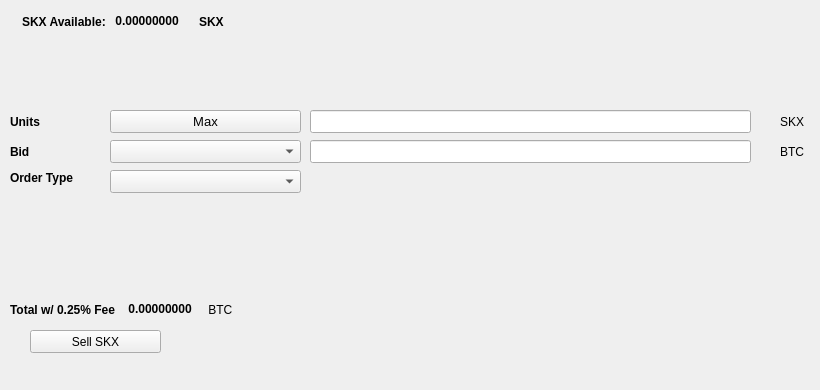
   <widget class="QWidget" name="SellTab">
    <attribute name="title">
     <string>Sell</string>
    </attribute>
    <widget class="QLabel" name="label_16">
     <property name="geometry">
      <rect>
       <x>780</x>
       <y>140</y>
       <width>31</width>
       <height>23</height>
      </rect>
     </property>
     <property name="text">
      <string>BTC</string>
     </property>
    </widget>
    <widget class="QComboBox" name="SellBidcomboBox">
     <property name="geometry">
      <rect>
       <x>110</x>
       <y>140</y>
       <width>191</width>
       <height>23</height>
      </rect>
     </property>
     <property name="font">
      <font>
       <pointsize>10</pointsize>
      </font>
     </property>
    </widget>
    <widget class="QLabel" name="label_18">
     <property name="geometry">
      <rect>
       <x>10</x>
       <y>110</y>
       <width>46</width>
       <height>23</height>
      </rect>
     </property>
     <property name="font">
      <font>
       <weight>75</weight>
       <bold>true</bold>
      </font>
     </property>
     <property name="text">
      <string>Units</string>
     </property>
    </widget>
    <widget class="QPushButton" name="Sell_Max_Amount">
     <property name="geometry">
      <rect>
       <x>110</x>
       <y>110</y>
       <width>191</width>
       <height>23</height>
      </rect>
     </property>
     <property name="font">
      <font>
       <pointsize>10</pointsize>
      </font>
     </property>
     <property name="text">
      <string>Max</string>
     </property>
    </widget>
    <widget class="QLabel" name="label_20">
     <property name="geometry">
      <rect>
       <x>10</x>
       <y>170</y>
       <width>91</width>
       <height>16</height>
      </rect>
     </property>
     <property name="font">
      <font>
       <weight>75</weight>
       <bold>true</bold>
      </font>
     </property>
     <property name="text">
      <string>Order Type</string>
     </property>
    </widget>
    <widget class="QComboBox" name="SellOrdertypeCombo">
     <property name="geometry">
      <rect>
       <x>110</x>
       <y>170</y>
       <width>191</width>
       <height>23</height>
      </rect>
     </property>
     <property name="font">
      <font>
       <pointsize>10</pointsize>
      </font>
     </property>
    </widget>
    <widget class="QLabel" name="label_21">
     <property name="geometry">
      <rect>
       <x>10</x>
       <y>140</y>
       <width>46</width>
       <height>23</height>
      </rect>
     </property>
     <property name="font">
      <font>
       <weight>75</weight>
       <bold>true</bold>
      </font>
     </property>
     <property name="text">
      <string>Bid</string>
     </property>
    </widget>
    <widget class="QLabel" name="label_22">
     <property name="geometry">
      <rect>
       <x>780</x>
       <y>110</y>
       <width>31</width>
       <height>23</height>
      </rect>
     </property>
     <property name="text">
      <string>SKX</string>
     </property>
    </widget>
    <widget class="QLineEdit" name="UnitsInputSEND">
     <property name="geometry">
      <rect>
       <x>310</x>
       <y>110</y>
       <width>441</width>
       <height>23</height>
      </rect>
     </property>
     <property name="font">
      <font>
       <pointsize>9</pointsize>
       <weight>75</weight>
       <bold>true</bold>
      </font>
     </property>
    </widget>
    <widget class="QLineEdit" name="SellBidPriceEdit">
     <property name="geometry">
      <rect>
       <x>310</x>
       <y>140</y>
       <width>441</width>
       <height>23</height>
      </rect>
     </property>
     <property name="font">
      <font>
       <pointsize>9</pointsize>
       <weight>75</weight>
       <bold>true</bold>
      </font>
     </property>
    </widget>
    <widget class="QPushButton" name="SellSENDBTN">
     <property name="geometry">
      <rect>
       <x>30</x>
       <y>330</y>
       <width>131</width>
       <height>23</height>
      </rect>
     </property>
     <property name="text">
      <string>Sell SKX</string>
     </property>
     <property name="icon">
      <iconset resource="../send">
       <normaloff>:/icons/bitcoin</normaloff>:/icons/bitcoin</iconset>
     </property>
    </widget>
    <widget class="QWidget" name="layoutWidget3">
     <property name="geometry">
      <rect>
       <x>22</x>
       <y>12</y>
       <width>258</width>
       <height>19</height>
      </rect>
     </property>
     <layout class="QHBoxLayout" name="horizontalLayout">
      <item>
       <widget class="QLabel" name="label232_2">
        <property name="font">
         <font>
          <weight>75</weight>
          <bold>true</bold>
         </font>
        </property>
        <property name="text">
         <string>SKX Available:</string>
        </property>
       </widget>
      </item>
      <item>
       <widget class="QLabel" name="SENDAvailableLabel">
        <property name="palette">
         <palette>
          <active>
           <colorrole role="WindowText">
            <brush brushstyle="SolidPattern">
             <color alpha="255">
              <red>0</red>
              <green>0</green>
              <blue>0</blue>
             </color>
            </brush>
           </colorrole>
           <colorrole role="Button">
            <brush brushstyle="SolidPattern">
             <color alpha="255">
              <red>0</red>
              <green>170</green>
              <blue>0</blue>
             </color>
            </brush>
           </colorrole>
           <colorrole role="Light">
            <brush brushstyle="SolidPattern">
             <color alpha="255">
              <red>0</red>
              <green>255</green>
              <blue>0</blue>
             </color>
            </brush>
           </colorrole>
           <colorrole role="Midlight">
            <brush brushstyle="SolidPattern">
             <color alpha="255">
              <red>0</red>
              <green>212</green>
              <blue>0</blue>
             </color>
            </brush>
           </colorrole>
           <colorrole role="Dark">
            <brush brushstyle="SolidPattern">
             <color alpha="255">
              <red>0</red>
              <green>85</green>
              <blue>0</blue>
             </color>
            </brush>
           </colorrole>
           <colorrole role="Mid">
            <brush brushstyle="SolidPattern">
             <color alpha="255">
              <red>0</red>
              <green>113</green>
              <blue>0</blue>
             </color>
            </brush>
           </colorrole>
           <colorrole role="Text">
            <brush brushstyle="SolidPattern">
             <color alpha="255">
              <red>0</red>
              <green>170</green>
              <blue>0</blue>
             </color>
            </brush>
           </colorrole>
           <colorrole role="BrightText">
            <brush brushstyle="SolidPattern">
             <color alpha="255">
              <red>255</red>
              <green>255</green>
              <blue>255</blue>
             </color>
            </brush>
           </colorrole>
           <colorrole role="ButtonText">
            <brush brushstyle="SolidPattern">
             <color alpha="255">
              <red>0</red>
              <green>0</green>
              <blue>0</blue>
             </color>
            </brush>
           </colorrole>
           <colorrole role="Base">
            <brush brushstyle="SolidPattern">
             <color alpha="255">
              <red>255</red>
              <green>255</green>
              <blue>255</blue>
             </color>
            </brush>
           </colorrole>
           <colorrole role="Window">
            <brush brushstyle="SolidPattern">
             <color alpha="255">
              <red>0</red>
              <green>170</green>
              <blue>0</blue>
             </color>
            </brush>
           </colorrole>
           <colorrole role="Shadow">
            <brush brushstyle="SolidPattern">
             <color alpha="255">
              <red>0</red>
              <green>0</green>
              <blue>0</blue>
             </color>
            </brush>
           </colorrole>
           <colorrole role="AlternateBase">
            <brush brushstyle="SolidPattern">
             <color alpha="255">
              <red>127</red>
              <green>212</green>
              <blue>127</blue>
             </color>
            </brush>
           </colorrole>
           <colorrole role="ToolTipBase">
            <brush brushstyle="SolidPattern">
             <color alpha="255">
              <red>255</red>
              <green>255</green>
              <blue>220</blue>
             </color>
            </brush>
           </colorrole>
           <colorrole role="ToolTipText">
            <brush brushstyle="SolidPattern">
             <color alpha="255">
              <red>0</red>
              <green>0</green>
              <blue>0</blue>
             </color>
            </brush>
           </colorrole>
          </active>
          <inactive>
           <colorrole role="WindowText">
            <brush brushstyle="SolidPattern">
             <color alpha="255">
              <red>0</red>
              <green>0</green>
              <blue>0</blue>
             </color>
            </brush>
           </colorrole>
           <colorrole role="Button">
            <brush brushstyle="SolidPattern">
             <color alpha="255">
              <red>0</red>
              <green>170</green>
              <blue>0</blue>
             </color>
            </brush>
           </colorrole>
           <colorrole role="Light">
            <brush brushstyle="SolidPattern">
             <color alpha="255">
              <red>0</red>
              <green>255</green>
              <blue>0</blue>
             </color>
            </brush>
           </colorrole>
           <colorrole role="Midlight">
            <brush brushstyle="SolidPattern">
             <color alpha="255">
              <red>0</red>
              <green>212</green>
              <blue>0</blue>
             </color>
            </brush>
           </colorrole>
           <colorrole role="Dark">
            <brush brushstyle="SolidPattern">
             <color alpha="255">
              <red>0</red>
              <green>85</green>
              <blue>0</blue>
             </color>
            </brush>
           </colorrole>
           <colorrole role="Mid">
            <brush brushstyle="SolidPattern">
             <color alpha="255">
              <red>0</red>
              <green>113</green>
              <blue>0</blue>
             </color>
            </brush>
           </colorrole>
           <colorrole role="Text">
            <brush brushstyle="SolidPattern">
             <color alpha="255">
              <red>0</red>
              <green>170</green>
              <blue>0</blue>
             </color>
            </brush>
           </colorrole>
           <colorrole role="BrightText">
            <brush brushstyle="SolidPattern">
             <color alpha="255">
              <red>255</red>
              <green>255</green>
              <blue>255</blue>
             </color>
            </brush>
           </colorrole>
           <colorrole role="ButtonText">
            <brush brushstyle="SolidPattern">
             <color alpha="255">
              <red>0</red>
              <green>0</green>
              <blue>0</blue>
             </color>
            </brush>
           </colorrole>
           <colorrole role="Base">
            <brush brushstyle="SolidPattern">
             <color alpha="255">
              <red>255</red>
              <green>255</green>
              <blue>255</blue>
             </color>
            </brush>
           </colorrole>
           <colorrole role="Window">
            <brush brushstyle="SolidPattern">
             <color alpha="255">
              <red>0</red>
              <green>170</green>
              <blue>0</blue>
             </color>
            </brush>
           </colorrole>
           <colorrole role="Shadow">
            <brush brushstyle="SolidPattern">
             <color alpha="255">
              <red>0</red>
              <green>0</green>
              <blue>0</blue>
             </color>
            </brush>
           </colorrole>
           <colorrole role="AlternateBase">
            <brush brushstyle="SolidPattern">
             <color alpha="255">
              <red>127</red>
              <green>212</green>
              <blue>127</blue>
             </color>
            </brush>
           </colorrole>
           <colorrole role="ToolTipBase">
            <brush brushstyle="SolidPattern">
             <color alpha="255">
              <red>255</red>
              <green>255</green>
              <blue>220</blue>
             </color>
            </brush>
           </colorrole>
           <colorrole role="ToolTipText">
            <brush brushstyle="SolidPattern">
             <color alpha="255">
              <red>0</red>
              <green>0</green>
              <blue>0</blue>
             </color>
            </brush>
           </colorrole>
          </inactive>
          <disabled>
           <colorrole role="WindowText">
            <brush brushstyle="SolidPattern">
             <color alpha="255">
              <red>0</red>
              <green>85</green>
              <blue>0</blue>
             </color>
            </brush>
           </colorrole>
           <colorrole role="Button">
            <brush brushstyle="SolidPattern">
             <color alpha="255">
              <red>0</red>
              <green>170</green>
              <blue>0</blue>
             </color>
            </brush>
           </colorrole>
           <colorrole role="Light">
            <brush brushstyle="SolidPattern">
             <color alpha="255">
              <red>0</red>
              <green>255</green>
              <blue>0</blue>
             </color>
            </brush>
           </colorrole>
           <colorrole role="Midlight">
            <brush brushstyle="SolidPattern">
             <color alpha="255">
              <red>0</red>
              <green>212</green>
              <blue>0</blue>
             </color>
            </brush>
           </colorrole>
           <colorrole role="Dark">
            <brush brushstyle="SolidPattern">
             <color alpha="255">
              <red>0</red>
              <green>85</green>
              <blue>0</blue>
             </color>
            </brush>
           </colorrole>
           <colorrole role="Mid">
            <brush brushstyle="SolidPattern">
             <color alpha="255">
              <red>0</red>
              <green>113</green>
              <blue>0</blue>
             </color>
            </brush>
           </colorrole>
           <colorrole role="Text">
            <brush brushstyle="SolidPattern">
             <color alpha="255">
              <red>0</red>
              <green>85</green>
              <blue>0</blue>
             </color>
            </brush>
           </colorrole>
           <colorrole role="BrightText">
            <brush brushstyle="SolidPattern">
             <color alpha="255">
              <red>255</red>
              <green>255</green>
              <blue>255</blue>
             </color>
            </brush>
           </colorrole>
           <colorrole role="ButtonText">
            <brush brushstyle="SolidPattern">
             <color alpha="255">
              <red>0</red>
              <green>85</green>
              <blue>0</blue>
             </color>
            </brush>
           </colorrole>
           <colorrole role="Base">
            <brush brushstyle="SolidPattern">
             <color alpha="255">
              <red>0</red>
              <green>170</green>
              <blue>0</blue>
             </color>
            </brush>
           </colorrole>
           <colorrole role="Window">
            <brush brushstyle="SolidPattern">
             <color alpha="255">
              <red>0</red>
              <green>170</green>
              <blue>0</blue>
             </color>
            </brush>
           </colorrole>
           <colorrole role="Shadow">
            <brush brushstyle="SolidPattern">
             <color alpha="255">
              <red>0</red>
              <green>0</green>
              <blue>0</blue>
             </color>
            </brush>
           </colorrole>
           <colorrole role="AlternateBase">
            <brush brushstyle="SolidPattern">
             <color alpha="255">
              <red>0</red>
              <green>170</green>
              <blue>0</blue>
             </color>
            </brush>
           </colorrole>
           <colorrole role="ToolTipBase">
            <brush brushstyle="SolidPattern">
             <color alpha="255">
              <red>255</red>
              <green>255</green>
              <blue>220</blue>
             </color>
            </brush>
           </colorrole>
           <colorrole role="ToolTipText">
            <brush brushstyle="SolidPattern">
             <color alpha="255">
              <red>0</red>
              <green>0</green>
              <blue>0</blue>
             </color>
            </brush>
           </colorrole>
          </disabled>
         </palette>
        </property>
        <property name="font">
         <font>
          <weight>75</weight>
          <bold>true</bold>
         </font>
        </property>
        <property name="text">
         <string> 0.00000000 </string>
        </property>
        <property name="textInteractionFlags">
         <set>Qt::LinksAccessibleByMouse|Qt::TextSelectableByKeyboard|Qt::TextSelectableByMouse</set>
        </property>
       </widget>
      </item>
      <item>
       <widget class="QLabel" name="labelSEND">
        <property name="font">
         <font>
          <weight>75</weight>
          <bold>true</bold>
         </font>
        </property>
        <property name="text">
         <string>SKX</string>
        </property>
       </widget>
      </item>
     </layout>
    </widget>
    <widget class="QWidget" name="layoutWidget">
     <property name="geometry">
      <rect>
       <x>10</x>
       <y>300</y>
       <width>268</width>
       <height>19</height>
      </rect>
     </property>
     <layout class="QHBoxLayout" name="horizontalLayout_2">
      <item>
       <widget class="QLabel" name="label_19">
        <property name="font">
         <font>
          <weight>75</weight>
          <bold>true</bold>
         </font>
        </property>
        <property name="text">
         <string>Total w/ 0.25% Fee </string>
        </property>
       </widget>
      </item>
      <item>
       <widget class="QLabel" name="SellCostLabel">
        <property name="palette">
         <palette>
          <active>
           <colorrole role="WindowText">
            <brush brushstyle="SolidPattern">
             <color alpha="255">
              <red>0</red>
              <green>0</green>
              <blue>0</blue>
             </color>
            </brush>
           </colorrole>
           <colorrole role="Button">
            <brush brushstyle="SolidPattern">
             <color alpha="255">
              <red>0</red>
              <green>170</green>
              <blue>0</blue>
             </color>
            </brush>
           </colorrole>
           <colorrole role="Light">
            <brush brushstyle="SolidPattern">
             <color alpha="255">
              <red>0</red>
              <green>255</green>
              <blue>0</blue>
             </color>
            </brush>
           </colorrole>
           <colorrole role="Midlight">
            <brush brushstyle="SolidPattern">
             <color alpha="255">
              <red>0</red>
              <green>212</green>
              <blue>0</blue>
             </color>
            </brush>
           </colorrole>
           <colorrole role="Dark">
            <brush brushstyle="SolidPattern">
             <color alpha="255">
              <red>0</red>
              <green>85</green>
              <blue>0</blue>
             </color>
            </brush>
           </colorrole>
           <colorrole role="Mid">
            <brush brushstyle="SolidPattern">
             <color alpha="255">
              <red>0</red>
              <green>113</green>
              <blue>0</blue>
             </color>
            </brush>
           </colorrole>
           <colorrole role="Text">
            <brush brushstyle="SolidPattern">
             <color alpha="255">
              <red>0</red>
              <green>170</green>
              <blue>0</blue>
             </color>
            </brush>
           </colorrole>
           <colorrole role="BrightText">
            <brush brushstyle="SolidPattern">
             <color alpha="255">
              <red>255</red>
              <green>255</green>
              <blue>255</blue>
             </color>
            </brush>
           </colorrole>
           <colorrole role="ButtonText">
            <brush brushstyle="SolidPattern">
             <color alpha="255">
              <red>0</red>
              <green>0</green>
              <blue>0</blue>
             </color>
            </brush>
           </colorrole>
           <colorrole role="Base">
            <brush brushstyle="SolidPattern">
             <color alpha="255">
              <red>255</red>
              <green>255</green>
              <blue>255</blue>
             </color>
            </brush>
           </colorrole>
           <colorrole role="Window">
            <brush brushstyle="SolidPattern">
             <color alpha="255">
              <red>0</red>
              <green>170</green>
              <blue>0</blue>
             </color>
            </brush>
           </colorrole>
           <colorrole role="Shadow">
            <brush brushstyle="SolidPattern">
             <color alpha="255">
              <red>0</red>
              <green>0</green>
              <blue>0</blue>
             </color>
            </brush>
           </colorrole>
           <colorrole role="AlternateBase">
            <brush brushstyle="SolidPattern">
             <color alpha="255">
              <red>127</red>
              <green>212</green>
              <blue>127</blue>
             </color>
            </brush>
           </colorrole>
           <colorrole role="ToolTipBase">
            <brush brushstyle="SolidPattern">
             <color alpha="255">
              <red>255</red>
              <green>255</green>
              <blue>220</blue>
             </color>
            </brush>
           </colorrole>
           <colorrole role="ToolTipText">
            <brush brushstyle="SolidPattern">
             <color alpha="255">
              <red>0</red>
              <green>0</green>
              <blue>0</blue>
             </color>
            </brush>
           </colorrole>
          </active>
          <inactive>
           <colorrole role="WindowText">
            <brush brushstyle="SolidPattern">
             <color alpha="255">
              <red>0</red>
              <green>0</green>
              <blue>0</blue>
             </color>
            </brush>
           </colorrole>
           <colorrole role="Button">
            <brush brushstyle="SolidPattern">
             <color alpha="255">
              <red>0</red>
              <green>170</green>
              <blue>0</blue>
             </color>
            </brush>
           </colorrole>
           <colorrole role="Light">
            <brush brushstyle="SolidPattern">
             <color alpha="255">
              <red>0</red>
              <green>255</green>
              <blue>0</blue>
             </color>
            </brush>
           </colorrole>
           <colorrole role="Midlight">
            <brush brushstyle="SolidPattern">
             <color alpha="255">
              <red>0</red>
              <green>212</green>
              <blue>0</blue>
             </color>
            </brush>
           </colorrole>
           <colorrole role="Dark">
            <brush brushstyle="SolidPattern">
             <color alpha="255">
              <red>0</red>
              <green>85</green>
              <blue>0</blue>
             </color>
            </brush>
           </colorrole>
           <colorrole role="Mid">
            <brush brushstyle="SolidPattern">
             <color alpha="255">
              <red>0</red>
              <green>113</green>
              <blue>0</blue>
             </color>
            </brush>
           </colorrole>
           <colorrole role="Text">
            <brush brushstyle="SolidPattern">
             <color alpha="255">
              <red>0</red>
              <green>170</green>
              <blue>0</blue>
             </color>
            </brush>
           </colorrole>
           <colorrole role="BrightText">
            <brush brushstyle="SolidPattern">
             <color alpha="255">
              <red>255</red>
              <green>255</green>
              <blue>255</blue>
             </color>
            </brush>
           </colorrole>
           <colorrole role="ButtonText">
            <brush brushstyle="SolidPattern">
             <color alpha="255">
              <red>0</red>
              <green>0</green>
              <blue>0</blue>
             </color>
            </brush>
           </colorrole>
           <colorrole role="Base">
            <brush brushstyle="SolidPattern">
             <color alpha="255">
              <red>255</red>
              <green>255</green>
              <blue>255</blue>
             </color>
            </brush>
           </colorrole>
           <colorrole role="Window">
            <brush brushstyle="SolidPattern">
             <color alpha="255">
              <red>0</red>
              <green>170</green>
              <blue>0</blue>
             </color>
            </brush>
           </colorrole>
           <colorrole role="Shadow">
            <brush brushstyle="SolidPattern">
             <color alpha="255">
              <red>0</red>
              <green>0</green>
              <blue>0</blue>
             </color>
            </brush>
           </colorrole>
           <colorrole role="AlternateBase">
            <brush brushstyle="SolidPattern">
             <color alpha="255">
              <red>127</red>
              <green>212</green>
              <blue>127</blue>
             </color>
            </brush>
           </colorrole>
           <colorrole role="ToolTipBase">
            <brush brushstyle="SolidPattern">
             <color alpha="255">
              <red>255</red>
              <green>255</green>
              <blue>220</blue>
             </color>
            </brush>
           </colorrole>
           <colorrole role="ToolTipText">
            <brush brushstyle="SolidPattern">
             <color alpha="255">
              <red>0</red>
              <green>0</green>
              <blue>0</blue>
             </color>
            </brush>
           </colorrole>
          </inactive>
          <disabled>
           <colorrole role="WindowText">
            <brush brushstyle="SolidPattern">
             <color alpha="255">
              <red>0</red>
              <green>85</green>
              <blue>0</blue>
             </color>
            </brush>
           </colorrole>
           <colorrole role="Button">
            <brush brushstyle="SolidPattern">
             <color alpha="255">
              <red>0</red>
              <green>170</green>
              <blue>0</blue>
             </color>
            </brush>
           </colorrole>
           <colorrole role="Light">
            <brush brushstyle="SolidPattern">
             <color alpha="255">
              <red>0</red>
              <green>255</green>
              <blue>0</blue>
             </color>
            </brush>
           </colorrole>
           <colorrole role="Midlight">
            <brush brushstyle="SolidPattern">
             <color alpha="255">
              <red>0</red>
              <green>212</green>
              <blue>0</blue>
             </color>
            </brush>
           </colorrole>
           <colorrole role="Dark">
            <brush brushstyle="SolidPattern">
             <color alpha="255">
              <red>0</red>
              <green>85</green>
              <blue>0</blue>
             </color>
            </brush>
           </colorrole>
           <colorrole role="Mid">
            <brush brushstyle="SolidPattern">
             <color alpha="255">
              <red>0</red>
              <green>113</green>
              <blue>0</blue>
             </color>
            </brush>
           </colorrole>
           <colorrole role="Text">
            <brush brushstyle="SolidPattern">
             <color alpha="255">
              <red>0</red>
              <green>85</green>
              <blue>0</blue>
             </color>
            </brush>
           </colorrole>
           <colorrole role="BrightText">
            <brush brushstyle="SolidPattern">
             <color alpha="255">
              <red>255</red>
              <green>255</green>
              <blue>255</blue>
             </color>
            </brush>
           </colorrole>
           <colorrole role="ButtonText">
            <brush brushstyle="SolidPattern">
             <color alpha="255">
              <red>0</red>
              <green>85</green>
              <blue>0</blue>
             </color>
            </brush>
           </colorrole>
           <colorrole role="Base">
            <brush brushstyle="SolidPattern">
             <color alpha="255">
              <red>0</red>
              <green>170</green>
              <blue>0</blue>
             </color>
            </brush>
           </colorrole>
           <colorrole role="Window">
            <brush brushstyle="SolidPattern">
             <color alpha="255">
              <red>0</red>
              <green>170</green>
              <blue>0</blue>
             </color>
            </brush>
           </colorrole>
           <colorrole role="Shadow">
            <brush brushstyle="SolidPattern">
             <color alpha="255">
              <red>0</red>
              <green>0</green>
              <blue>0</blue>
             </color>
            </brush>
           </colorrole>
           <colorrole role="AlternateBase">
            <brush brushstyle="SolidPattern">
             <color alpha="255">
              <red>0</red>
              <green>170</green>
              <blue>0</blue>
             </color>
            </brush>
           </colorrole>
           <colorrole role="ToolTipBase">
            <brush brushstyle="SolidPattern">
             <color alpha="255">
              <red>255</red>
              <green>255</green>
              <blue>220</blue>
             </color>
            </brush>
           </colorrole>
           <colorrole role="ToolTipText">
            <brush brushstyle="SolidPattern">
             <color alpha="255">
              <red>0</red>
              <green>0</green>
              <blue>0</blue>
             </color>
            </brush>
           </colorrole>
          </disabled>
         </palette>
        </property>
        <property name="font">
         <font>
          <weight>75</weight>
          <bold>true</bold>
         </font>
        </property>
        <property name="autoFillBackground">
         <bool>false</bool>
        </property>
        <property name="text">
         <string> 0.00000000</string>
        </property>
        <property name="textInteractionFlags">
         <set>Qt::LinksAccessibleByMouse|Qt::TextSelectableByMouse</set>
        </property>
       </widget>
      </item>
      <item>
       <widget class="QLabel" name="label_17">
        <property name="font">
         <font>
          <weight>50</weight>
          <bold>false</bold>
         </font>
        </property>
        <property name="text">
         <string> BTC</string>
        </property>
       </widget>
      </item>
     </layout>
    </widget>
    <widget class="QLabel" name="label_23">
     <property name="geometry">
      <rect>
       <x>460</x>
       <y>300</y>
       <width>281</width>
       <height>81</height>
      </rect>
     </property>
     <property name="text">
      <string/>
     </property>
     <property name="pixmap">
      <pixmap>:/images/bittrex</pixmap>
     </property>
    </widget>
   </widget>
